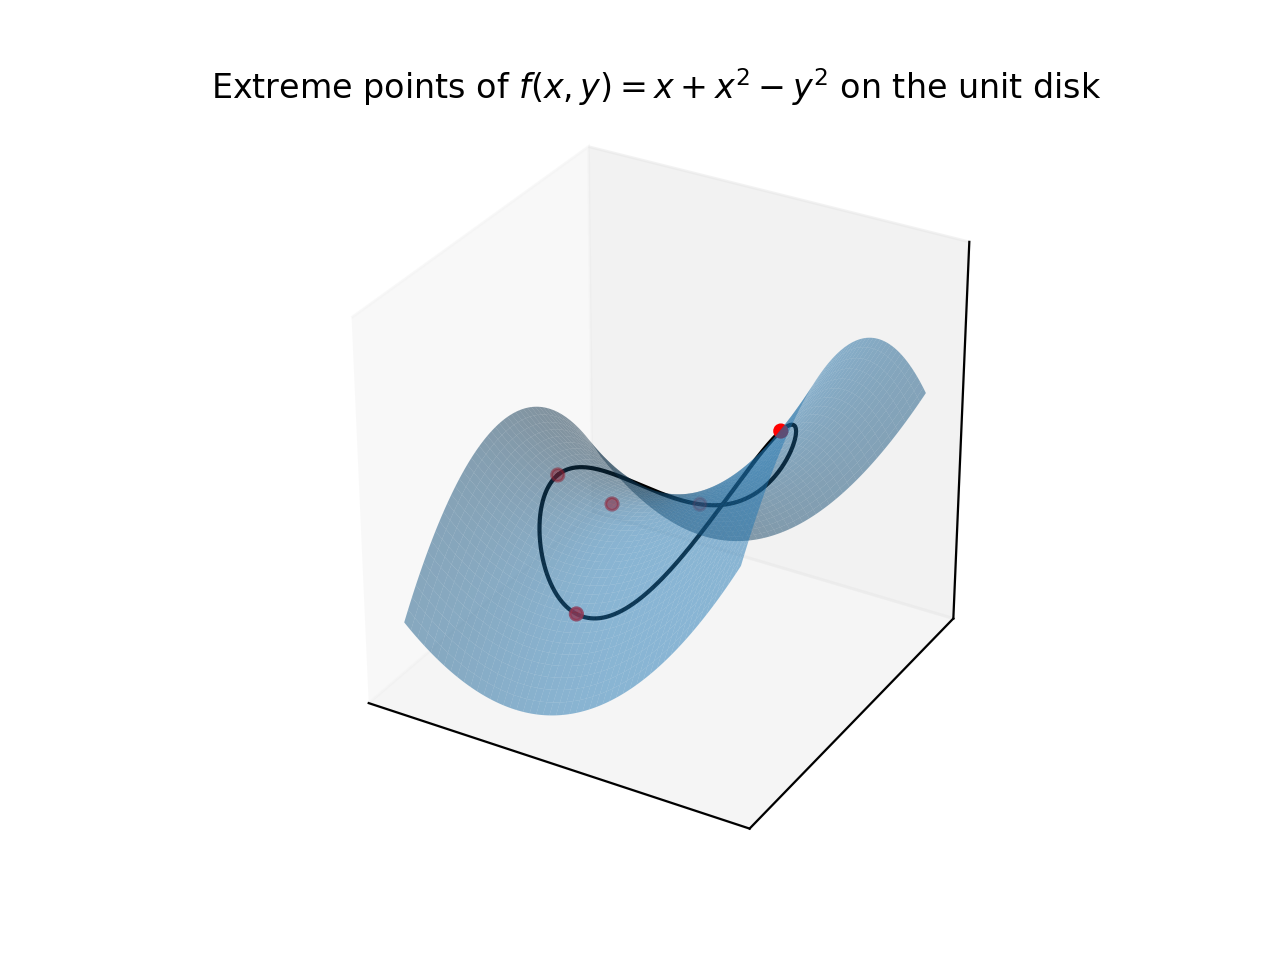

Write the Python code that produced this figure.
import numpy as np
import pandas as pd
import matplotlib.pyplot as plt
from mpl_toolkits.mplot3d import axes3d
from mpl_toolkits.mplot3d.art3d import Poly3DCollection
from matplotlib.ticker import MaxNLocator

plt.grid(False)

ax = plt.figure().add_subplot(projection='3d')
ax.set_xticks([])
ax.set_yticks([])
ax.set_zticks([])


def f(x, y): return x**2 + x - y**2


x = np.arange(-1.5, 1.5, 0.01)
y = np.arange(-1.5, 1.5, 0.01)

X, Y = np.meshgrid(x, y)
Z = f(X, Y)

curve_x = np.arange(-1, 1, 0.0001)
curve_y_top = np.sqrt(1 - curve_x**2)
curve_y_bottom = -np.sqrt(1 - curve_x**2)
curve_z_top = f(curve_x, curve_y_top)
curve_z_bottom = f(curve_x, curve_y_bottom)

xs = [-1 / 2, -1 / 4, -1 / 4, 1, -1]
ys = [0, np.sqrt(15) / 4, -np.sqrt(15) / 4, 0, 0]
zs = list(map(f, xs, ys))
ax.set_aspect('equal')
# ax.view_init(azim=20)
ax.plot_surface(X, Y, Z, linewidth=0, alpha=0.5)
ax.plot(curve_x, curve_y_top, curve_z_top, color='black')
ax.plot(curve_x, curve_y_bottom, curve_z_bottom, color='black')
ax.scatter(xs, ys, zs, color='red')

plt.title('Extreme points of $f(x,y)=x+x^2-y^2$ on the unit disk')
plt.savefig('harmonic_extrema.pdf', format='pdf')
plt.savefig('harmonic_extrema.png', format='png')
